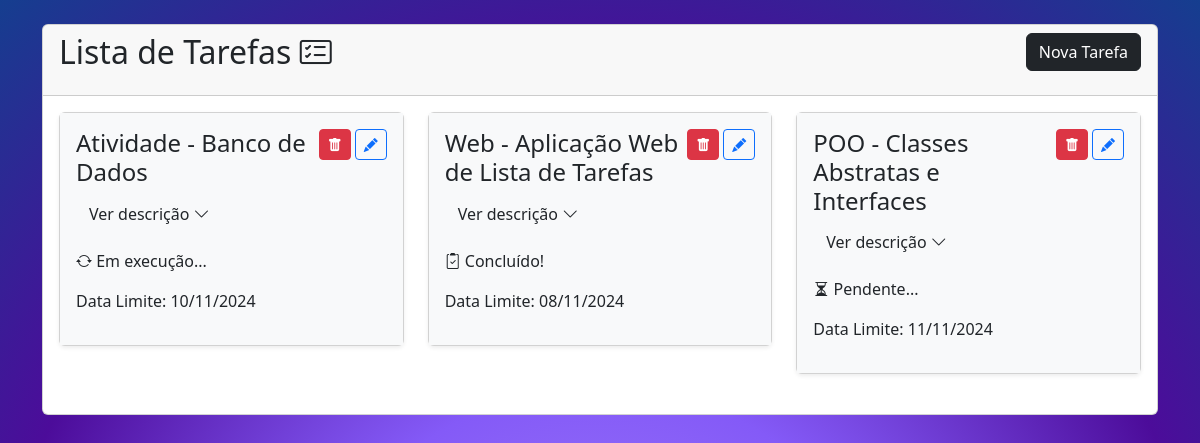
The page / on the database its author committed.
### tables this page shows
CREATE TABLE `tarefa` (
  `id` int(11) NOT NULL,
  `nome` varchar(255) NOT NULL,
  `descricao` text DEFAULT NULL,
  `status` int(1) NOT NULL,
  `data_limite` date DEFAULT NULL,
  `criado_em` timestamp NOT NULL DEFAULT current_timestamp() ON UPDATE current_timestamp()
);

### index.php (the view, shortened to what this page needs)
<?php
require_once 'conexao.php';
$sql = "SELECT * FROM tarefa";
$tarefas = mysqli_query($conn, $sql);
?>
<!DOCTYPE html>
<html lang="pt-BR">
<head>
    <link href="https://cdn.jsdelivr.net/npm/bootstrap@5.3.3/dist/css/bootstrap.min.css" rel="stylesheet">
    <link rel="stylesheet" href="https://cdn.jsdelivr.net/npm/bootstrap-icons@1.11.3/font/bootstrap-icons.min.css">
</head>
<body class="gradient-bg">
    <div class="container mt-4">
        <div class="row">
            <div class="col-md-12">
                <div class="card">
                    <div class="card-header">
                        <h2>
                            Lista de Tarefas <i class="bi bi-card-checklist"></i>
                            <a href="tarefa-create.php" class="btn btn-dark mb-3 float-end">Nova Tarefa</a>
                        </h2>
                    </div>
                    <div class="card-body">
                        <div class="row">
                                <tbody>
                                    <?php foreach ($tarefas as $tarefa): ?>
                                        <div class="col-md-4 mb-4">
                                            <div class="card shadow-sm">
                                                <div class="card-body bg-light">
                                                <a href="tarefa-edit.php?id=<?=$tarefa['id'] ?>" class="btn btn-outline-primary btn-sm float-end ms-1"><i class="bi bi-pencil-fill"></i></a>
                                                    <form action="acoes.php" method="POST" class="d-inline">
                                                        <button onclick="return confirm('Tem certeza que deseja excluir?')" name="delete_tarefa" type="submit" value="<?=$tarefa['id']?>" class="btn btn-danger btn-sm float-end"><i class="bi bi-trash-fill"></i></button>
                                                    </form>
                                                    <h4 class="card-title"><?=htmlspecialchars($tarefa['nome'])?></h4>
                                                    <p class="card-text">
                                                        <button class="btn" data-bs-toggle="collapse" data-bs-target="#descricao-<?= $tarefa['id'] ?>" aria-expanded="false" aria-constrols="descricao-<?= $tarefa['id']?>">
                                                            Ver descrição <i class="bi bi-chevron-down"></i>
                                                        </button>
                                                    </p>
                                                    <p>
                                                    <?php
                                                    if ($tarefa['status'] == 0) {
                                                        echo '<i class="bi bi-hourglass-split"></i>' . " Pendente...";
                                                    } elseif ($tarefa['status'] == 1) {
                                                        echo '<i class="bi bi-arrow-repeat"></i>' . " Em execução...";
                                                    } elseif ($tarefa['status'] == 2) {
                                                        echo '<i class="bi bi-clipboard2-check"></i>' . " Concluído!";
                                                    } else {
                                                        echo "Indefinido";
                                                    }
                                                    ?>
                                                    </p>
                                                    <?php $dataLimite = date('d/m/Y', strtotime($tarefa['data_limite']));?>
                                                    <p>Data Limite: <?= $dataLimite?></p>
                                                </div>
                                            </div>
                                        </div>
                                    <?php endforeach; ?>
                                </div>
                    </div>
                </div>
            </div>
        </div>
    </div>
</body>
</html

### index.php (style rules this page uses)
.gradient-bg { background: radial-gradient(circle, #a281f9, #845af7, #4c0c9a, #153e8f); min-height: 170vh; }

### rows shown on the page
tarefa: $tarefa['id'] 25 (drawn), nome "Atividade - Banco de Dados", status 1 (drawn), data_limite "10/11/2024"
tarefa: $tarefa['id'] 26 (drawn), nome "Web - Aplicação Web de Lista de Tarefas", status 2 (drawn), data_limite "08/11/2024"
tarefa: $tarefa['id'] 27 (drawn), nome "POO - Classes Abstratas e Interfaces", status 0 (drawn), data_limite "11/11/2024"
